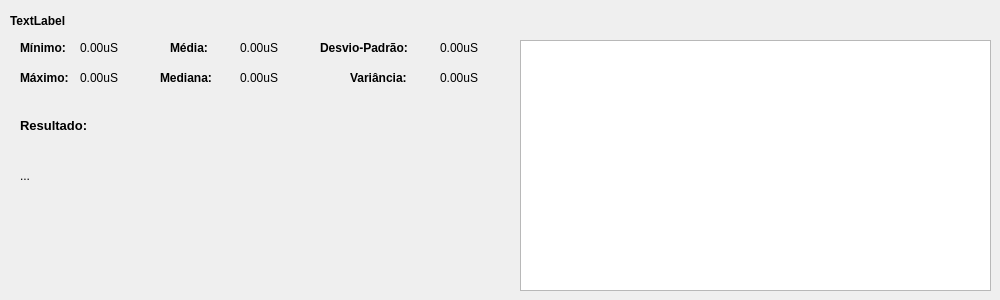
      <widget class="QWidget" name="tab_6">
       <attribute name="title">
        <string>Questão 2</string>
       </attribute>
       <widget class="QGraphicsView" name="graphicsView_Q2">
        <property name="geometry">
         <rect>
          <x>520</x>
          <y>40</y>
          <width>471</width>
          <height>251</height>
         </rect>
        </property>
       </widget>
       <widget class="QLabel" name="label_28">
        <property name="geometry">
         <rect>
          <x>20</x>
          <y>70</y>
          <width>55</width>
          <height>16</height>
         </rect>
        </property>
        <property name="font">
         <font>
          <weight>75</weight>
          <bold>true</bold>
         </font>
        </property>
        <property name="text">
         <string>Máximo:</string>
        </property>
       </widget>
       <widget class="QLabel" name="label_35">
        <property name="geometry">
         <rect>
          <x>320</x>
          <y>40</y>
          <width>111</width>
          <height>16</height>
         </rect>
        </property>
        <property name="font">
         <font>
          <weight>75</weight>
          <bold>true</bold>
         </font>
        </property>
        <property name="text">
         <string>Desvio-Padrão:</string>
        </property>
       </widget>
       <widget class="QLabel" name="label_36">
        <property name="geometry">
         <rect>
          <x>350</x>
          <y>70</y>
          <width>71</width>
          <height>16</height>
         </rect>
        </property>
        <property name="font">
         <font>
          <weight>75</weight>
          <bold>true</bold>
         </font>
        </property>
        <property name="text">
         <string>Variância:</string>
        </property>
       </widget>
       <widget class="QLabel" name="label_Mediana_RQ2">
        <property name="geometry">
         <rect>
          <x>240</x>
          <y>70</y>
          <width>55</width>
          <height>16</height>
         </rect>
        </property>
        <property name="text">
         <string>0.00uS</string>
        </property>
       </widget>
       <widget class="QLabel" name="label_Maximo_RQ2">
        <property name="geometry">
         <rect>
          <x>80</x>
          <y>70</y>
          <width>55</width>
          <height>16</height>
         </rect>
        </property>
        <property name="text">
         <string>0.00uS</string>
        </property>
       </widget>
       <widget class="QLabel" name="label_Resultado_Q2">
        <property name="geometry">
         <rect>
          <x>20</x>
          <y>150</y>
          <width>471</width>
          <height>51</height>
         </rect>
        </property>
        <property name="text">
         <string>...</string>
        </property>
       </widget>
       <widget class="QLabel" name="input_ResultadoFinal_Q2">
        <property name="geometry">
         <rect>
          <x>10</x>
          <y>10</y>
          <width>981</width>
          <height>21</height>
         </rect>
        </property>
        <property name="font">
         <font>
          <pointsize>9</pointsize>
          <weight>75</weight>
          <bold>true</bold>
         </font>
        </property>
        <property name="text">
         <string>TextLabel</string>
        </property>
       </widget>
       <widget class="QLabel" name="label_desvioPadrao_RQ2">
        <property name="geometry">
         <rect>
          <x>440</x>
          <y>40</y>
          <width>55</width>
          <height>16</height>
         </rect>
        </property>
        <property name="text">
         <string>0.00uS</string>
        </property>
       </widget>
       <widget class="QLabel" name="label_37">
        <property name="geometry">
         <rect>
          <x>170</x>
          <y>40</y>
          <width>71</width>
          <height>16</height>
         </rect>
        </property>
        <property name="font">
         <font>
          <weight>75</weight>
          <bold>true</bold>
         </font>
        </property>
        <property name="text">
         <string>Média:</string>
        </property>
       </widget>
       <widget class="QLabel" name="label_38">
        <property name="geometry">
         <rect>
          <x>20</x>
          <y>110</y>
          <width>111</width>
          <height>31</height>
         </rect>
        </property>
        <property name="font">
         <font>
          <pointsize>10</pointsize>
          <weight>75</weight>
          <bold>true</bold>
         </font>
        </property>
        <property name="text">
         <string>Resultado:</string>
        </property>
       </widget>
       <widget class="QLabel" name="label_39">
        <property name="geometry">
         <rect>
          <x>20</x>
          <y>40</y>
          <width>55</width>
          <height>16</height>
         </rect>
        </property>
        <property name="font">
         <font>
          <weight>75</weight>
          <bold>true</bold>
         </font>
        </property>
        <property name="text">
         <string>Mínimo:</string>
        </property>
       </widget>
       <widget class="QLabel" name="label_Minimo_RQ2">
        <property name="geometry">
         <rect>
          <x>80</x>
          <y>40</y>
          <width>55</width>
          <height>16</height>
         </rect>
        </property>
        <property name="text">
         <string>0.00uS</string>
        </property>
       </widget>
       <widget class="QLabel" name="label_Media_RQ2">
        <property name="geometry">
         <rect>
          <x>240</x>
          <y>40</y>
          <width>55</width>
          <height>16</height>
         </rect>
        </property>
        <property name="text">
         <string>0.00uS</string>
        </property>
       </widget>
       <widget class="QLabel" name="label_Variancia_RQ2">
        <property name="geometry">
         <rect>
          <x>440</x>
          <y>70</y>
          <width>55</width>
          <height>16</height>
         </rect>
        </property>
        <property name="text">
         <string>0.00uS</string>
        </property>
       </widget>
       <widget class="QLabel" name="label_40">
        <property name="geometry">
         <rect>
          <x>160</x>
          <y>70</y>
          <width>71</width>
          <height>16</height>
         </rect>
        </property>
        <property name="font">
         <font>
          <weight>75</weight>
          <bold>true</bold>
         </font>
        </property>
        <property name="text">
         <string>Mediana:</string>
        </property>
       </widget>
      </widget>
